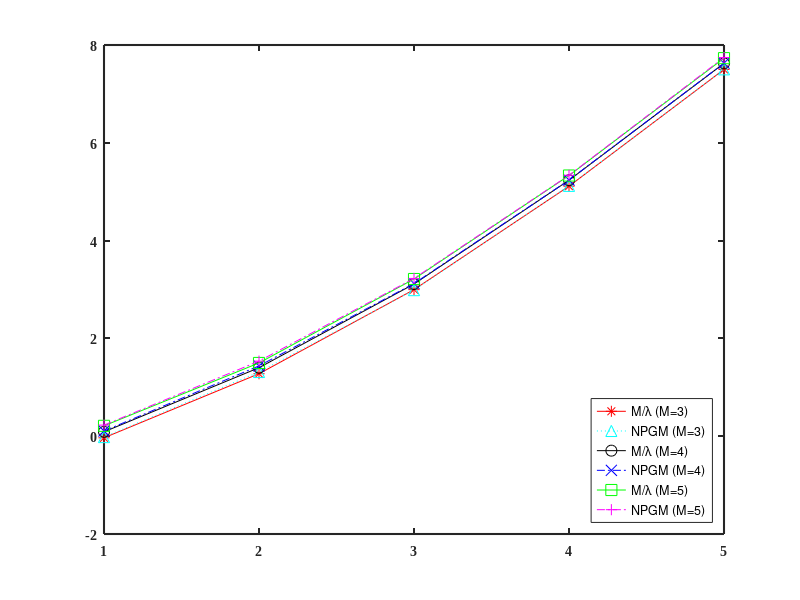

Source code (MATLAB): (Note: this script raises an error after producing the figure.)
clc;
clear;

x=[1,2,3,4,5]
y1=[0.927,18.951,993.562, 1.296*10^5,3.167*10^7]
   
y2=[0.96, 20.5571, 970.873,1.317*10^5,3.181*10^7]



a1=[1.228,25.151,1.294*10^3,1.716*10^5,4.22 *10^7 ]
a2=[1.2795,27.4025,1.3246*10^3,1.7313*10^5,4.247*10^7]

b1=[1.63, 31.466, 1.639*10^3,  2.143*10^5 ,5.381*10^7 ]
b2=[1.6852, 34.298, 1.684*10^3. 2.165*10^5,5.5501*10^7]


plot(x,log10(y1),'r-*','MarkerSize',8)
hold on;
plot(x,log10(y2),'c:^','MarkerSize',8)
hold on;

plot(x,log10(a1),'k-o','MarkerSize',8)
hold on;
plot(x,log10(a2),'b-.x','MarkerSize',8)
hold on;


plot(x,log10(b1),'g-s','MarkerSize',8)
plot(x,log10(b2),'m-.+','MarkerSize',8)
hold on;


% semilogy(x,y1,'r-*','MarkerSize',8,'LineWidth', 1.1)
% hold on;
% semilogy(x,y2,'c:^','MarkerSize',8,'LineWidth', 1.1)
% hold on;
% 
% semilogy(x,a1,'k-o','MarkerSize',8,'LineWidth', 1.1)
% hold on;
% semilogy(x,a2,'b-.x','MarkerSize',8,'LineWidth', 1.1)
% hold on;
% 
% 
% semilogy(x,b1,'g-s','MarkerSize',8,'LineWidth', 1.1)
% hold on;
% semilogy(x,b2,'m-.+','MarkerSize',8,'LineWidth', 1.1)
% hold on;

legend('M/\lambda (M=3)','NPGM (M=3)','M/\lambda (M=4)','NPGM (M=4)','M/\lambda (M=5)','NPGM (M=5)','Location','SouthEast' );
   set(gca, 'LineWidth', 1.5);
      set(gca,'FontName','Times New Roman','FontWeight','bold')
    myzoom([0.21,0.6 ,0.3,0.25],[1.9,2.1,1.1,1.7])
 axis([1 5 -0.05 8]);   
%     axis([1 5 0.47 10^8]);
%      myzoom([0.21,0.6 ,0.3,0.25],[1.9,2.1,13,55])
      
 xlabel('N/M','FontName','Times New Roman','FontWeight','bold');
 ylabel('lg E(A)_{min} ','FontName','Times New Roman','FontWeight','bold');
  export_fig inte.eps -painters -transparent 
   